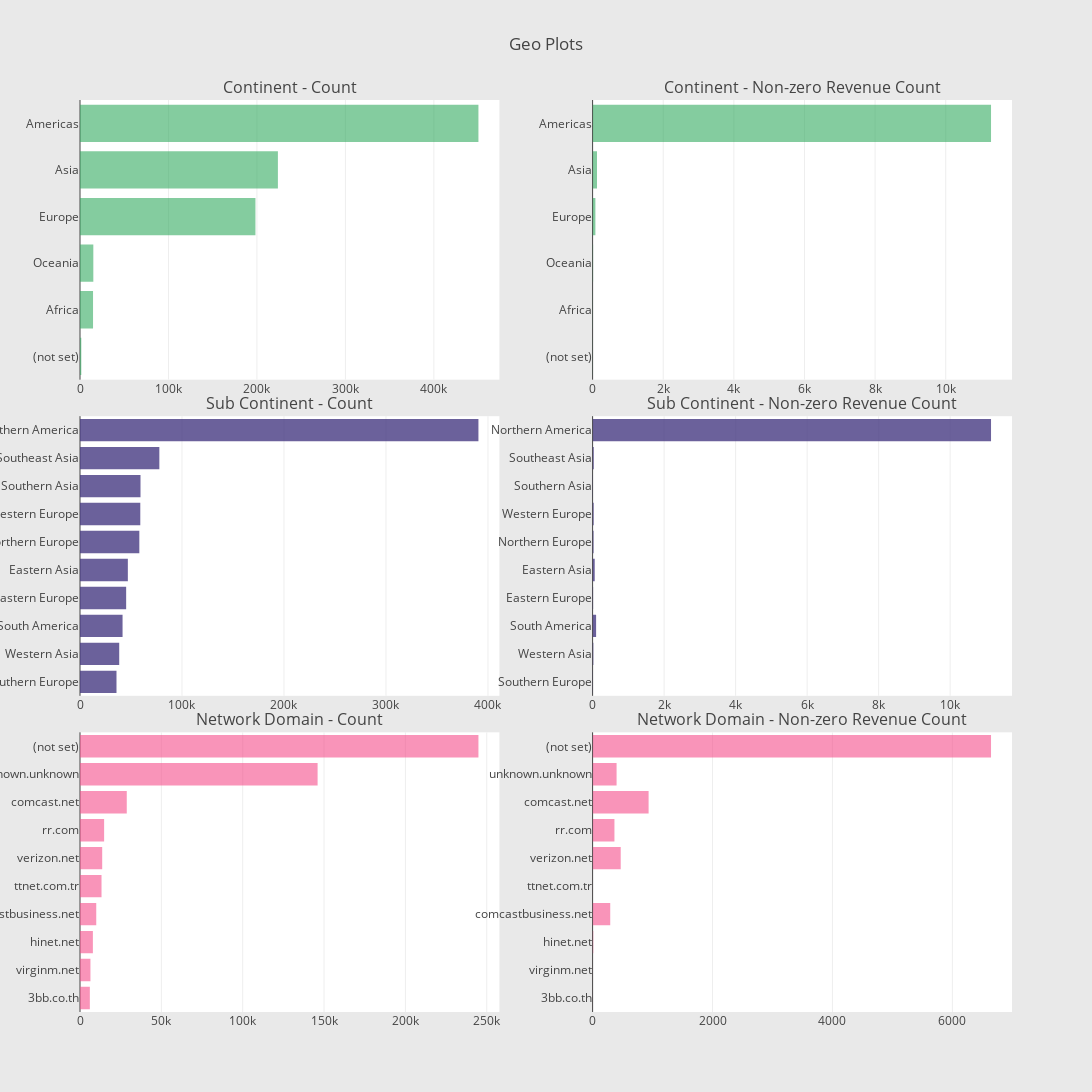

Write notebook code for a chart like this one.
### Markdown cell above
1. We can see Device browsers are similar in both count and non-zero revenue plots.
2. In Device Category, Mobile is more in count than non zero revenue count.
3. In device OS, Windows count is more in count that non zero revenue.
4. Also Chrome OS count in Non Zero revenue count is more than total count.

### Code cell
# Continent
cust_stats = data_json_del.groupby('continent')['transactionRevenue'].agg(['size', 'count'])
cust_stats.columns = ["count", "count of non-zero revenue"]
cust_stats = cust_stats.sort_values(by="count", ascending=False)
trace1 = horizontal_bar_chart(cust_stats["count"].head(10), 'rgba(50, 171, 96, 0.6)')
trace2 = horizontal_bar_chart(cust_stats["count of non-zero revenue"].head(10), 'rgba(50, 171, 96, 0.6)')

# Sub Continent

cust_stats = data_json_del.groupby('subContinent')['transactionRevenue'].agg(['size', 'count'])
cust_stats.columns = ["count", "count of non-zero revenue"]
cust_stats = cust_stats.sort_values(by="count", ascending=False)
trace4 = horizontal_bar_chart(cust_stats["count"].head(10), 'rgba(71, 58, 131, 0.8)')
trace5 = horizontal_bar_chart(cust_stats["count of non-zero revenue"].head(10), 'rgba(71, 58, 131, 0.8)')


# Network domain
cust_stats = data_json_del.groupby('networkDomain')['transactionRevenue'].agg(['size', 'count'])
cust_stats.columns = ["count", "count of non-zero revenue"]
cust_stats = cust_stats.sort_values(by="count", ascending=False)
trace7 = horizontal_bar_chart(cust_stats["count"].head(10), 'rgba(246, 78, 139, 0.6)')
trace8 = horizontal_bar_chart(cust_stats["count of non-zero revenue"].head(10),'rgba(246, 78, 139, 0.6)')


# Creating two subplots
fig = tools.make_subplots(rows=3, cols=2, vertical_spacing=0.04, 
                          subplot_titles=["Continent - Count", "Continent - Non-zero Revenue Count",
                                          "Sub Continent - Count",  "Sub Continent - Non-zero Revenue Count",
                                          "Network Domain - Count", "Network Domain - Non-zero Revenue Count"])

fig.append_trace(trace1, 1, 1)
fig.append_trace(trace2, 1, 2)
fig.append_trace(trace4, 2, 1)
fig.append_trace(trace5, 2, 2)
fig.append_trace(trace7, 3, 1)
fig.append_trace(trace8, 3, 2)

fig['layout'].update(height=1200, width=1200, paper_bgcolor='rgb(233,233,233)', title="Geo Plots")
py.iplot(fig, filename='Geo-plots')

### Figure 1 — Plotly figure (JSON) as saved in the notebook; plotly's stock layout.template omitted (floating-point values rounded to 4 significant figures)
{"data": [{"marker": {"color": "rgba(50, 171, 96, 0.6)"}, "orientation": "h", "showlegend": false, "type": "bar", "uid": "1846ee3d-655b-4bc6-9a2c-0b733011e9e5", "x": [1468, 14745, 15054, 198311, 223698, 450377], "xaxis": "x", "y": ["(not set)", "Africa", "Oceania", "Europe", "Asia", "Americas"], "yaxis": "y"}, {"marker": {"color": "rgba(50, 171, 96, 0.6)"}, "orientation": "h", "showlegend": false, "type": "bar", "uid": "ce02a300-ae41-4c13-b48e-5eb8217a502a", "x": [6, 8, 14, 79, 125, 11283], "xaxis": "x2", "y": ["(not set)", "Africa", "Oceania", "Europe", "Asia", "Americas"], "yaxis": "y2"}, {"marker": {"color": "rgba(71, 58, 131, 0.8)"}, "orientation": "h", "showlegend": false, "type": "bar", "uid": "ac40917b-fa4f-4489-8919-96e450fd145d", "x": [35780, 38443, 41731, 45249, 46919, 58168, 59114, 59321, 77800, 390657], "xaxis": "x3", "y": ["Southern Europe", "Western Asia", "South America", "Eastern Europe", "Eastern Asia", "Northern Europe", "Western Europe", "Southern Asia", "Southeast Asia", "Northern America"], "yaxis": "y3"}, {"marker": {"color": "rgba(71, 58, 131, 0.8)"}, "orientation": "h", "showlegend": false, "type": "bar", "uid": "c33ba455-bd30-46a3-b872-d3ae6f55ec43", "x": [8, 21, 98, 14, 59, 27, 30, 11, 32, 11143], "xaxis": "x4", "y": ["Southern Europe", "Western Asia", "South America", "Eastern Europe", "Eastern Asia", "Northern Europe", "Western Europe", "Southern Asia", "Southeast Asia", "Northern America"], "yaxis": "y4"}, {"marker": {"color": "rgba(246, 78, 139, 0.6)"}, "orientation": "h", "showlegend": false, "type": "bar", "uid": "9cf0582a-cb31-4920-b95b-3e3ddd0e376d", "x": [6046, 6414, 7919, 9985, 13228, 13637, 14827, 28743, 146034, 244881], "xaxis": "x5", "y": ["3bb.co.th", "virginm.net", "hinet.net", "comcastbusiness.net", "ttnet.com.tr", "verizon.net", "rr.com", "comcast.net", "unknown.unknown", "(not set)"], "yaxis": "y5"}, {"marker": {"color": "rgba(246, 78, 139, 0.6)"}, "orientation": "h", "showlegend": false, "type": "bar", "uid": "9a9d86ce-f167-4002-b716-150a26109f1a", "x": [1, 1, 11, 294, 1, 469, 364, 934, 400, 6645], "xaxis": "x6", "y": ["3bb.co.th", "virginm.net", "hinet.net", "comcastbusiness.net", "ttnet.com.tr", "verizon.net", "rr.com", "comcast.net", "unknown.unknown", "(not set)"], "yaxis": "y6"}], "layout": {"annotations": [{"font": {"size": 16}, "showarrow": false, "text": "Continent - Count", "x": 0.225, "xanchor": "center", "xref": "paper", "y": 1, "yanchor": "bottom", "yref": "paper"}, {"font": {"size": 16}, "showarrow": false, "text": "Continent - Non-zero Revenue Count", "x": 0.775, "xanchor": "center", "xref": "paper", "y": 1, "yanchor": "bottom", "yref": "paper"}, {"font": {"size": 16}, "showarrow": false, "text": "Sub Continent - Count", "x": 0.225, "xanchor": "center", "xref": "paper", "y": 0.6533, "yanchor": "bottom", "yref": "paper"}, {"font": {"size": 16}, "showarrow": false, "text": "Sub Continent - Non-zero Revenue Count", "x": 0.775, "xanchor": "center", "xref": "paper", "y": 0.6533, "yanchor": "bottom", "yref": "paper"}, {"font": {"size": 16}, "showarrow": false, "text": "Network Domain - Count", "x": 0.225, "xanchor": "center", "xref": "paper", "y": 0.3067, "yanchor": "bottom", "yref": "paper"}, {"font": {"size": 16}, "showarrow": false, "text": "Network Domain - Non-zero Revenue Count", "x": 0.775, "xanchor": "center", "xref": "paper", "y": 0.3067, "yanchor": "bottom", "yref": "paper"}], "height": 1200, "paper_bgcolor": "rgb(233,233,233)", "title": "Geo Plots", "width": 1200, "xaxis": {"anchor": "y", "domain": [0, 0.45]}, "xaxis2": {"anchor": "y2", "domain": [0.55, 1]}, "xaxis3": {"anchor": "y3", "domain": [0, 0.45]}, "xaxis4": {"anchor": "y4", "domain": [0.55, 1]}, "xaxis5": {"anchor": "y5", "domain": [0, 0.45]}, "xaxis6": {"anchor": "y6", "domain": [0.55, 1]}, "yaxis": {"anchor": "x", "domain": [0.6933, 1]}, "yaxis2": {"anchor": "x2", "domain": [0.6933, 1]}, "yaxis3": {"anchor": "x3", "domain": [0.3467, 0.6533]}, "yaxis4": {"anchor": "x4", "domain": [0.3467, 0.6533]}, "yaxis5": {"anchor": "x5", "domain": [0, 0.3067]}, "yaxis6": {"anchor": "x6", "domain": [0, 0.3067]}}}
